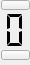
          <widget class="QFrame" name="verticalFrame_7">
           <property name="sizePolicy">
            <sizepolicy hsizetype="Fixed" vsizetype="Fixed">
             <horstretch>0</horstretch>
             <verstretch>0</verstretch>
            </sizepolicy>
           </property>
           <property name="minimumSize">
            <size>
             <width>30</width>
             <height>65</height>
            </size>
           </property>
           <property name="maximumSize">
            <size>
             <width>30</width>
             <height>65</height>
            </size>
           </property>
           <widget class="QPushButton" name="nixie1kUp">
            <property name="geometry">
             <rect>
              <x>1</x>
              <y>0</y>
              <width>29</width>
              <height>10</height>
             </rect>
            </property>
            <property name="sizePolicy">
             <sizepolicy hsizetype="Preferred" vsizetype="Preferred">
              <horstretch>0</horstretch>
              <verstretch>0</verstretch>
             </sizepolicy>
            </property>
            <property name="minimumSize">
             <size>
              <width>29</width>
              <height>0</height>
             </size>
            </property>
            <property name="maximumSize">
             <size>
              <width>16777215</width>
              <height>10</height>
             </size>
            </property>
            <property name="cursor">
             <cursorShape>SizeVerCursor</cursorShape>
            </property>
            <property name="autoFillBackground">
             <bool>false</bool>
            </property>
            <property name="text">
             <string/>
            </property>
            <property name="autoRepeat">
             <bool>true</bool>
            </property>
            <property name="flat">
             <bool>false</bool>
            </property>
           </widget>
           <widget class="QLCDNumber" name="nixie1k">
            <property name="enabled">
             <bool>true</bool>
            </property>
            <property name="geometry">
             <rect>
              <x>1</x>
              <y>10</y>
              <width>29</width>
              <height>40</height>
             </rect>
            </property>
            <property name="sizePolicy">
             <sizepolicy hsizetype="Preferred" vsizetype="Preferred">
              <horstretch>0</horstretch>
              <verstretch>0</verstretch>
             </sizepolicy>
            </property>
            <property name="minimumSize">
             <size>
              <width>29</width>
              <height>40</height>
             </size>
            </property>
            <property name="frameShape">
             <enum>QFrame::NoFrame</enum>
            </property>
            <property name="digitCount">
             <number>1</number>
            </property>
            <property name="segmentStyle">
             <enum>QLCDNumber::Flat</enum>
            </property>
           </widget>
           <widget class="QPushButton" name="nixie1kDown">
            <property name="geometry">
             <rect>
              <x>1</x>
              <y>50</y>
              <width>29</width>
              <height>10</height>
             </rect>
            </property>
            <property name="sizePolicy">
             <sizepolicy hsizetype="Preferred" vsizetype="Preferred">
              <horstretch>0</horstretch>
              <verstretch>0</verstretch>
             </sizepolicy>
            </property>
            <property name="minimumSize">
             <size>
              <width>29</width>
              <height>0</height>
             </size>
            </property>
            <property name="maximumSize">
             <size>
              <width>16777215</width>
              <height>10</height>
             </size>
            </property>
            <property name="cursor">
             <cursorShape>SizeVerCursor</cursorShape>
            </property>
            <property name="autoFillBackground">
             <bool>false</bool>
            </property>
            <property name="text">
             <string/>
            </property>
            <property name="autoRepeat">
             <bool>true</bool>
            </property>
            <property name="flat">
             <bool>false</bool>
            </property>
           </widget>
          </widget>
